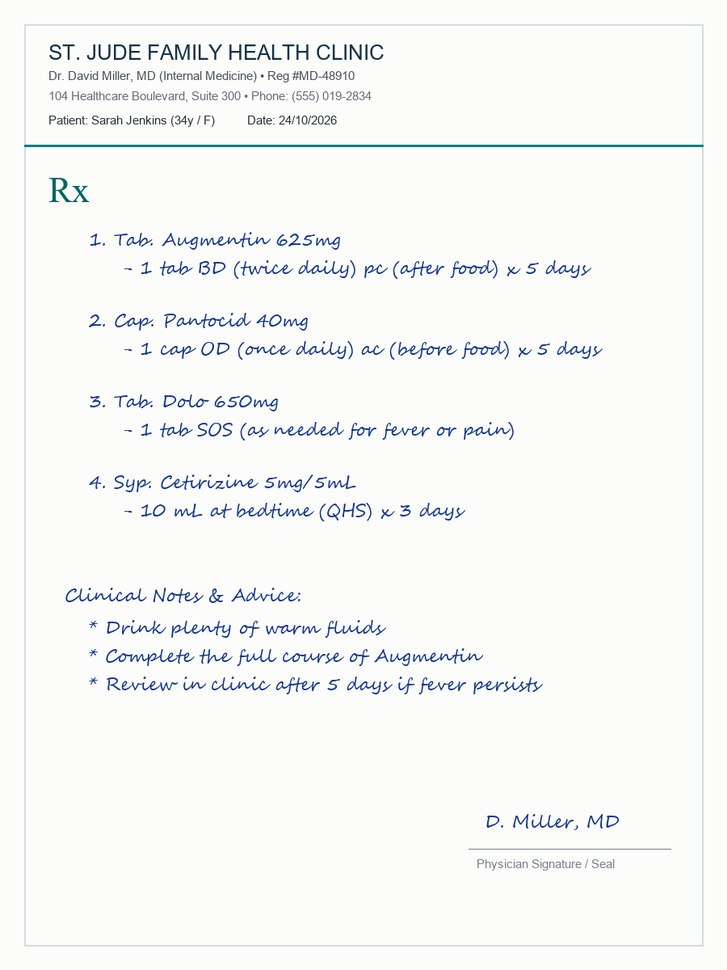
#> input picture data/samples/prescription/handwritten_rx_sample.png, 727 x 970 px, shrunk from 900 x 1200 before the run
$ python -i preprocess.py   (imports and definitions only)
#> lines starting #> are read from the running program, lines starting #| are printed output that depends on the picture; after the words box and inside, x2 and y2 are one past the last pixel; in counts of white or black regions, pixels touching at a corner belong together
#> further down, picture is the input picture: PIL image 727x970 RGB; mean R, G, B 245.8, 246.9, 246.6
"""
Image preprocessing to improve OCR accuracy on messy scans.
Common steps: grayscale, denoise, threshold (binarize), deskew.
"""

import cv2
import numpy as np
from PIL import Image


def preprocess_image(image: Image.Image) -> Image.Image:
    """
    Clean up an image before OCR: grayscale + denoise + threshold.
    Also attaches the unbinarized high-fidelity RGB image as `_raw_color_image`
    so Multimodal Vision LLMs (Gemini) can decipher handwritten cursive ink strokes
    and color stationery without destructive 1-bit binary thresholding.
    """
    orig_rgb = image.convert("RGB")
    img_array = np.array(orig_rgb)
    gray = cv2.cvtColor(img_array, cv2.COLOR_RGB2GRAY)
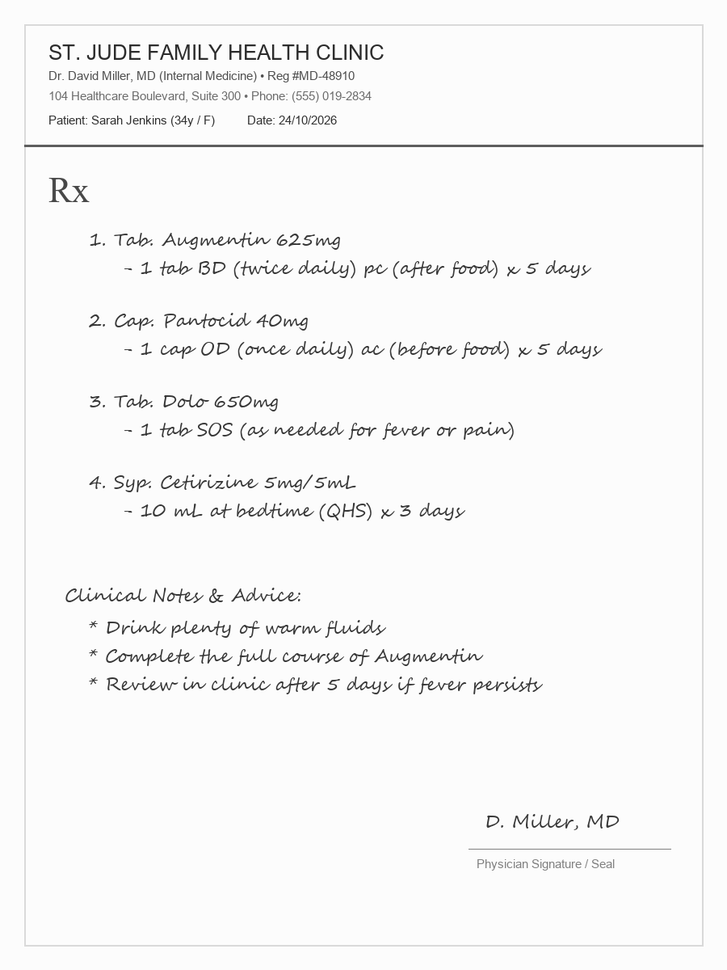
#> gray: shape (970, 727); min 4, max 255, mean 246.8
    denoised = cv2.fastNlMeansDenoising(gray, h=10)
    _, binarized = cv2.threshold(denoised, 0, 255, cv2.THRESH_BINARY + cv2.THRESH_OTSU)
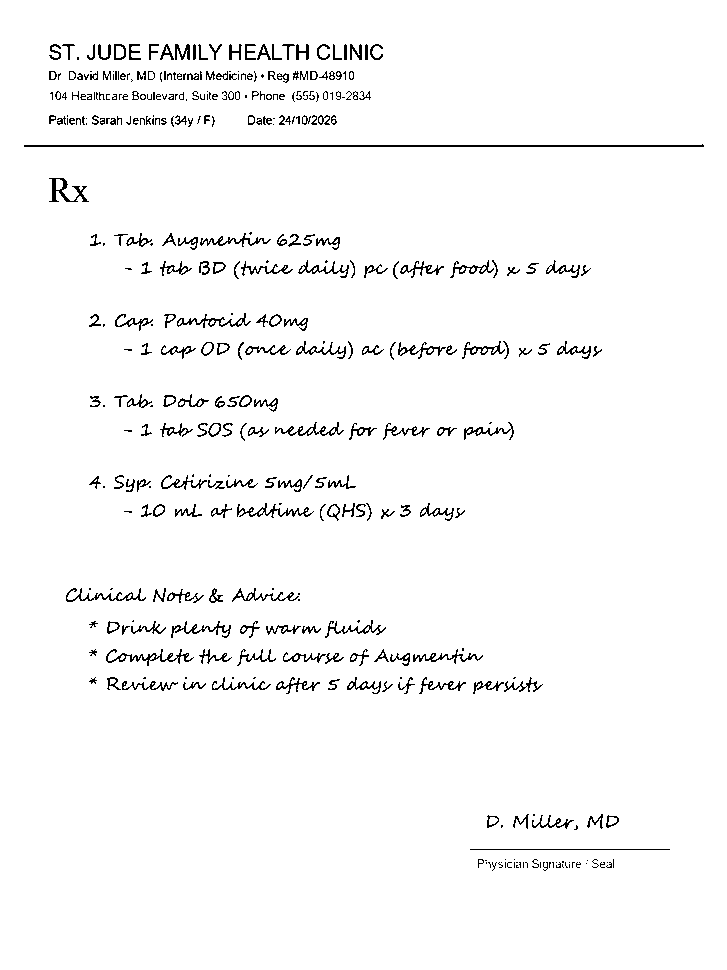
#> binarized: shape (970, 727); 97.1% white; black in thin lines or dots, all inside (x1, y1, x2, y2) = (24, 44, 704, 871)
    result = Image.fromarray(binarized)
    result._raw_color_image = orig_rgb
    return result

>>> from PIL import Image
>>> picture = Image.open('../data/samples/prescription/handwritten_rx_sample.png')
>>> result = preprocess_image(picture)
